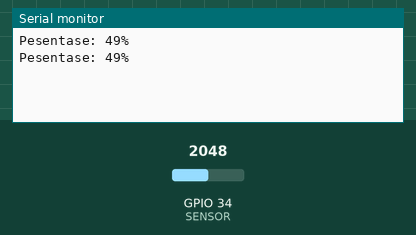
Simulated run of this sketch. Board: ESP32. On the bench: the last lines printed to the serial monitor. The test bench sets the inputs (shaded band); at power-on: GPIO 34 (SENSOR) = 2048.

Above: at 1.8 s.
1.9 s: GPIO 34 (SENSOR) set to 2866
At 2.7 s:
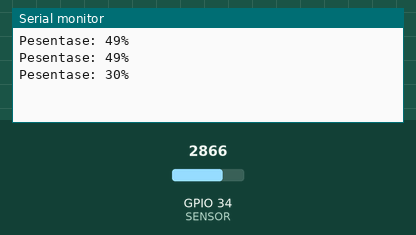
3.4 s: GPIO 34 (SENSOR) set to 3603
At 4.8 s:
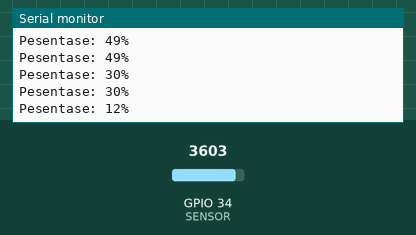
Timing chart, 0 to 6.4 s (numbered marks = the images above; inputs shaded):
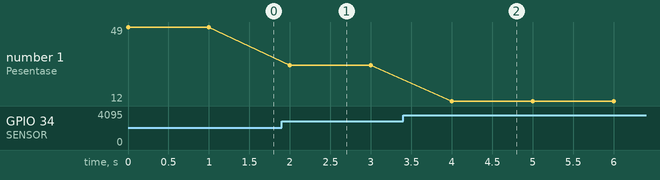

Measured:
- after the input at 1.9 s, the serial monitor: prints a new line after 0.10 s (image 1)
- after the input at 3.4 s, the serial monitor: prints a new line after 0.60 s (image 2)
- plotted number 1: 49 → 30 after the input at 1.9 s, 30 → 12 after the input at 3.4 s

The sketch:

sketch_mar15a.ino
```cpp
#define POWER 32
#define SENSOR 34

void setup() {
  // put your setup code here, to run once:
  pinMode(POWER, OUTPUT);
  digitalWrite(POWER, LOW);

  Serial.begin(9600);
}

void loop() {
  // put your main code here, to run repeatedly:
  int val = analogRead(SENSOR);
  // Serial.print("Output: ");
  // Serial.println(val);
  Serial.print("Pesentase: ");
  Serial.print(map(val, 4095, 0, 0, 100));
  Serial.println("%");
  // Serial.println(readSensor());

  delay(1000);
}

int readSensor() {
  digitalWrite(POWER, HIGH);
  delay(10);
  int val = analogRead(SENSOR);
  digitalWrite(POWER, LOW);
  return val;
}
```
